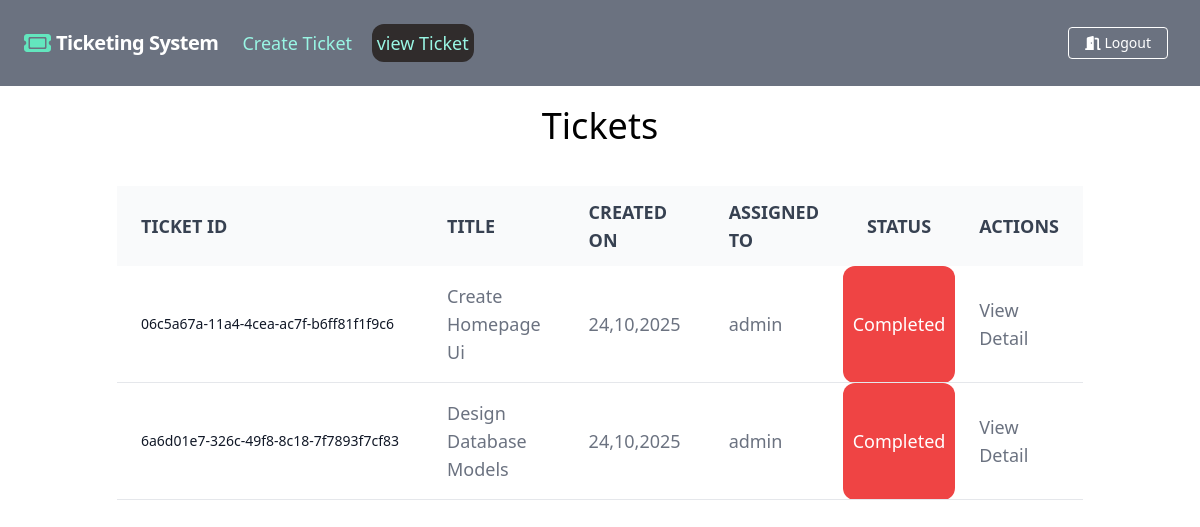
The app's page /ticket/all_tickets (signed in), older data.
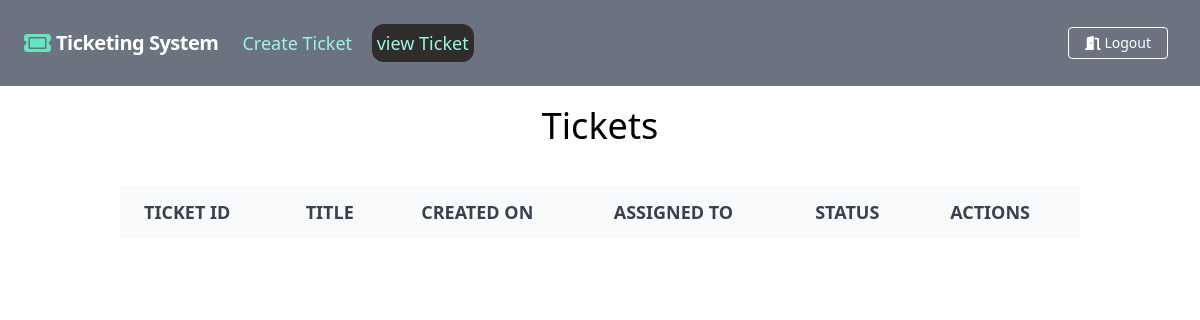
The same page, newer data.
### ticket/models.py (models this page shows, shortened)
class Ticket(models.Model):
    STATUS = [
        ('Pending', "Pending"),
        ('Active', "Active"),
        ('Completed', "Completed"),
    ]
    number = models.UUIDField(default=uuid.uuid4, editable=False, unique=True)
    title = models.CharField(max_length=250)
    content = models.TextField()
    created_by = models.ForeignKey(User, related_name='created_tickets', on_delete=models.CASCADE)
    created_at = models.DateTimeField(auto_now_add=True)
    assigned_to = models.ForeignKey(User, on_delete=models.SET_NULL, null=True, blank=True, related_name='assigned_tickets')
    is_resolved = models.BooleanField(default=False)
    accepted_date = models.DateTimeField(blank=True, null=True)
    closed_date = models.DateTimeField(blank=True, null=True)
    status = models.CharField(choices=STATUS, max_length=25)

### users/models.py (models this page shows)
class User(AbstractUser):
    is_customer = models.BooleanField(default=False)
    is_admin = models.BooleanField(default=False)
    def __str__(self):
        return self.username

### ticket/views.py (the view)
# urls.py: path('all_tickets',all_tickets,name='all_tickets'),
def all_tickets(request):
    ticket = Ticket.objects.filter(created_by = request.user).order_by('-id')
    return render(request , 'all_tickets.html',{'ticket' : ticket})

### ticket/templates/all_tickets.html (shortened to what this page needs)
{% extends "base.html" %}
{% load widget_tweaks %}
{% block content %}
  <div class="text-center mt-5 mb-10">
    <h1 class="text-4xl text-bold">Tickets</h1>
  </div>
  <div class="relative overflow-x-auto flex justify-center ">
    <table class="w-[80%] text-sm text-left rtl:text-right text-gray-500 dark:text-gray-400">
        <thead class="text-lg text-gray-700 uppercase bg-gray-50 dark:bg-gray-700 dark:text-gray-400">
            <tr>
                <th scope="col" class="px-6 py-3">
                    Ticket ID
                </th>
                <th scope="col" class="px-6 py-3">
                    Title
                </th>
                <th scope="col" class="px-6 py-3">
                    Created On
                </th>
                <th scope="col" class="px-6 py-3">
                    Assigned To
                </th>
                <th scope="col" class="px-6 py-3">
                    Status
                </th>
                <th scope="col" class="px-6 py-3">
                    Actions
                </th>
            </tr>
        </thead>
        <tbody>
            {% for t in ticket %}
            <tr class="bg-white border-b mb-2 dark:bg-gray-800 dark:border-gray-700">
                   <th scope="row" class="px-6 py-4 font-medium text-gray-900 whitespace-nowrap dark:text-white">
                     {{t.number}}
                    </th>
                    <td class="px-6 py-4 text-lg">
                       {{t.title|title}}
                    </td>
                    <td class="px-6 py-4 text-lg">
                       {{t.created_at|date:"d,m,Y"}}
                    </td>
                    {% if t.assigned_to %}
                         <td class="px-6 py-4 text-lg">
                           {{t.assigned_to}}
                         </td>
                     {% else  %}
                         <td class="text-center text-lg text-white rounded-xl bg-red-500">
                            Not assigned
                          </td>
                    {% endif %}
                    {% if t.status == "Active" %}
                        <td class="text-center text-lg text-white rounded-xl bg-green-600">
                          Active
                       </td>
                    {% elif t.status == "Pending" %}
                        <td class="text-center text-lg text-white rounded-xl bg-yellow-600">
                          Pending
                       </td>
                    {% elif t.status == "Completed" %}
                        <td class="text-center text-lg text-white rounded-xl bg-red-500">
                          Completed
                       </td>
                    {% endif %}
                    <td class="px-6 py-4 text-lg">
                        <a href="{% url 'detail_ticket' t.id %}" class="hover:underline">View Detail</a>
                    </td>
                </tr>
                {% endfor %}
        </tbody>
    </table>
  </div>
{% endblock  %}

Row changes from the older to the newer data that the page shows:
removed Ticket: number "06c5a67a-11a4-4cea-ac7f-b6ff81f1f9c6", title "Create Homepage Ui", created_at "24,10,2025", assigned_to "admin", status "Completed"
removed Ticket: number "6a6d01e7-326c-49f8-8c18-7f7893f7cf83", title "Design Database Models", created_at "24,10,2025", assigned_to "admin", status "Completed"
